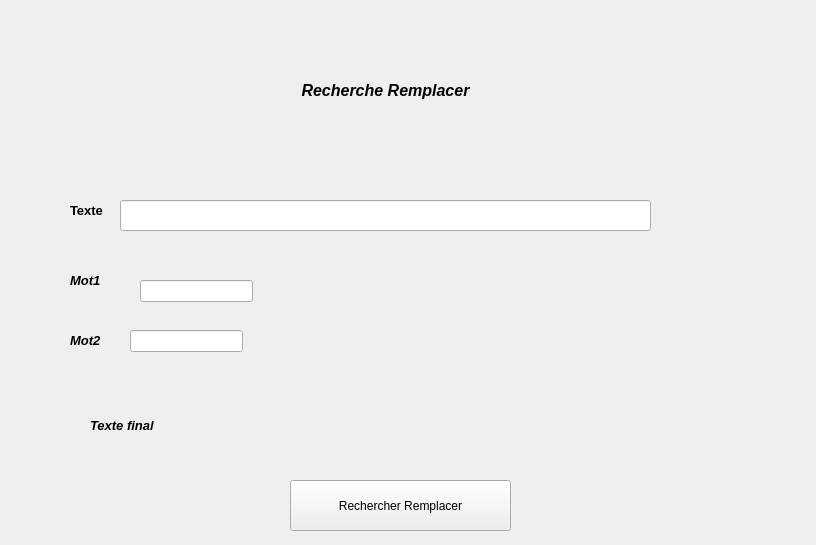
<?xml version="1.0" encoding="UTF-8"?>
<ui version="4.0">
 <class>Form</class>
 <widget class="QWidget" name="Form">
  <property name="geometry">
   <rect>
    <x>0</x>
    <y>0</y>
    <width>816</width>
    <height>545</height>
   </rect>
  </property>
  <property name="windowTitle">
   <string>Form</string>
  </property>
  <widget class="QLabel" name="label">
   <property name="geometry">
    <rect>
     <x>180</x>
     <y>40</y>
     <width>411</width>
     <height>101</height>
    </rect>
   </property>
   <property name="text">
    <string>&lt;html&gt;&lt;head/&gt;&lt;body&gt;&lt;p align=&quot;center&quot;&gt;&lt;span style=&quot; font-size:12pt; font-weight:600; font-style:italic;&quot;&gt;Recherche Remplacer&lt;/span&gt;&lt;/p&gt;&lt;/body&gt;&lt;/html&gt;</string>
   </property>
  </widget>
  <widget class="QLabel" name="label_2">
   <property name="geometry">
    <rect>
     <x>70</x>
     <y>190</y>
     <width>101</width>
     <height>41</height>
    </rect>
   </property>
   <property name="text">
    <string>&lt;html&gt;&lt;head/&gt;&lt;body&gt;&lt;p&gt;&lt;span style=&quot; font-size:10pt; font-weight:600;&quot;&gt;Texte&lt;/span&gt;&lt;/p&gt;&lt;/body&gt;&lt;/html&gt;</string>
   </property>
  </widget>
  <widget class="QLabel" name="label_3">
   <property name="geometry">
    <rect>
     <x>70</x>
     <y>260</y>
     <width>101</width>
     <height>41</height>
    </rect>
   </property>
   <property name="text">
    <string>&lt;html&gt;&lt;head/&gt;&lt;body&gt;&lt;p&gt;&lt;span style=&quot; font-size:10pt; font-weight:600; font-style:italic;&quot;&gt;Mot1&lt;/span&gt;&lt;/p&gt;&lt;/body&gt;&lt;/html&gt;</string>
   </property>
  </widget>
  <widget class="QLabel" name="label_4">
   <property name="geometry">
    <rect>
     <x>70</x>
     <y>310</y>
     <width>101</width>
     <height>61</height>
    </rect>
   </property>
   <property name="text">
    <string>&lt;html&gt;&lt;head/&gt;&lt;body&gt;&lt;p&gt;&lt;span style=&quot; font-size:10pt; font-weight:600; font-style:italic;&quot;&gt;Mot2&lt;/span&gt;&lt;/p&gt;&lt;/body&gt;&lt;/html&gt;</string>
   </property>
  </widget>
  <widget class="QLabel" name="label_5">
   <property name="geometry">
    <rect>
     <x>90</x>
     <y>400</y>
     <width>131</width>
     <height>51</height>
    </rect>
   </property>
   <property name="text">
    <string>&lt;html&gt;&lt;head/&gt;&lt;body&gt;&lt;p&gt;&lt;span style=&quot; font-size:10pt; font-weight:600; font-style:italic;&quot;&gt;Texte final&lt;/span&gt;&lt;/p&gt;&lt;/body&gt;&lt;/html&gt;</string>
   </property>
  </widget>
  <widget class="QLineEdit" name="tex">
   <property name="geometry">
    <rect>
     <x>120</x>
     <y>200</y>
     <width>531</width>
     <height>31</height>
    </rect>
   </property>
  </widget>
  <widget class="QLineEdit" name="mot1">
   <property name="geometry">
    <rect>
     <x>140</x>
     <y>280</y>
     <width>113</width>
     <height>22</height>
    </rect>
   </property>
  </widget>
  <widget class="QLineEdit" name="mot2">
   <property name="geometry">
    <rect>
     <x>130</x>
     <y>330</y>
     <width>113</width>
     <height>22</height>
    </rect>
   </property>
  </widget>
  <widget class="QLabel" name="res">
   <property name="geometry">
    <rect>
     <x>210</x>
     <y>400</y>
     <width>581</width>
     <height>51</height>
    </rect>
   </property>
   <property name="text">
    <string>&lt;html&gt;&lt;head/&gt;&lt;body&gt;&lt;p align=&quot;center&quot;&gt;&lt;br/&gt;&lt;/p&gt;&lt;/body&gt;&lt;/html&gt;</string>
   </property>
  </widget>
  <widget class="QPushButton" name="rech">
   <property name="geometry">
    <rect>
     <x>290</x>
     <y>480</y>
     <width>221</width>
     <height>51</height>
    </rect>
   </property>
   <property name="text">
    <string>Rechercher Remplacer</string>
   </property>
  </widget>
 </widget>
 <resources/>
 <connections/>
</ui>
